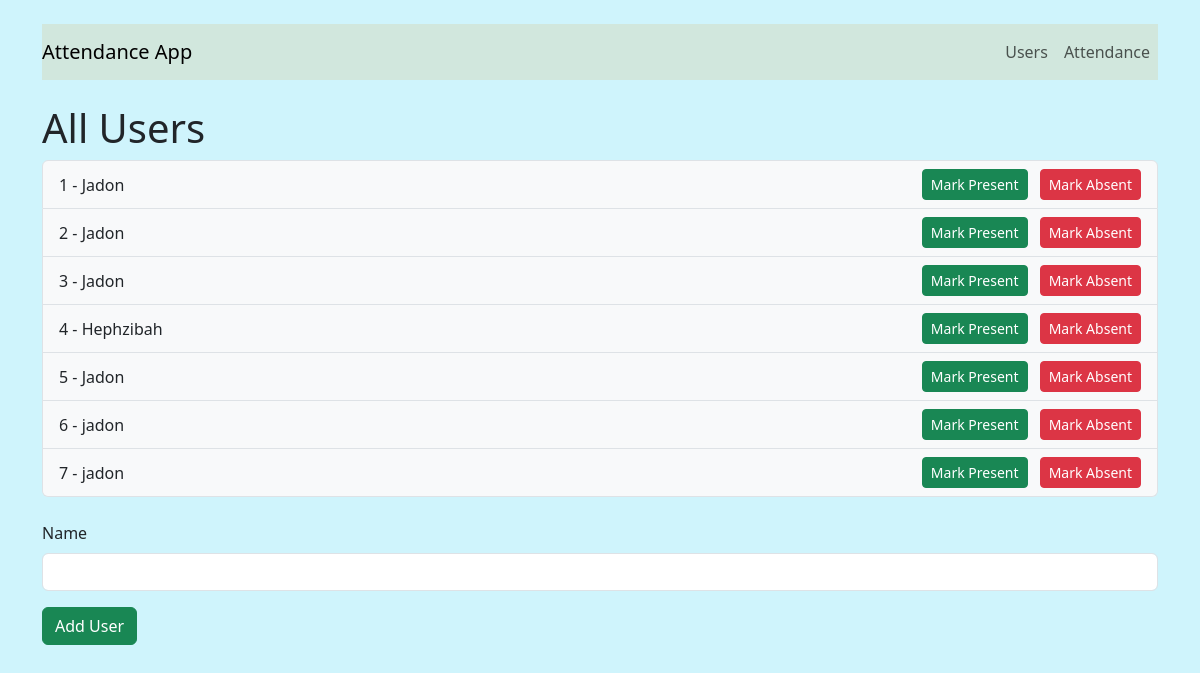
/users, run on an earlier commit of the app's database.
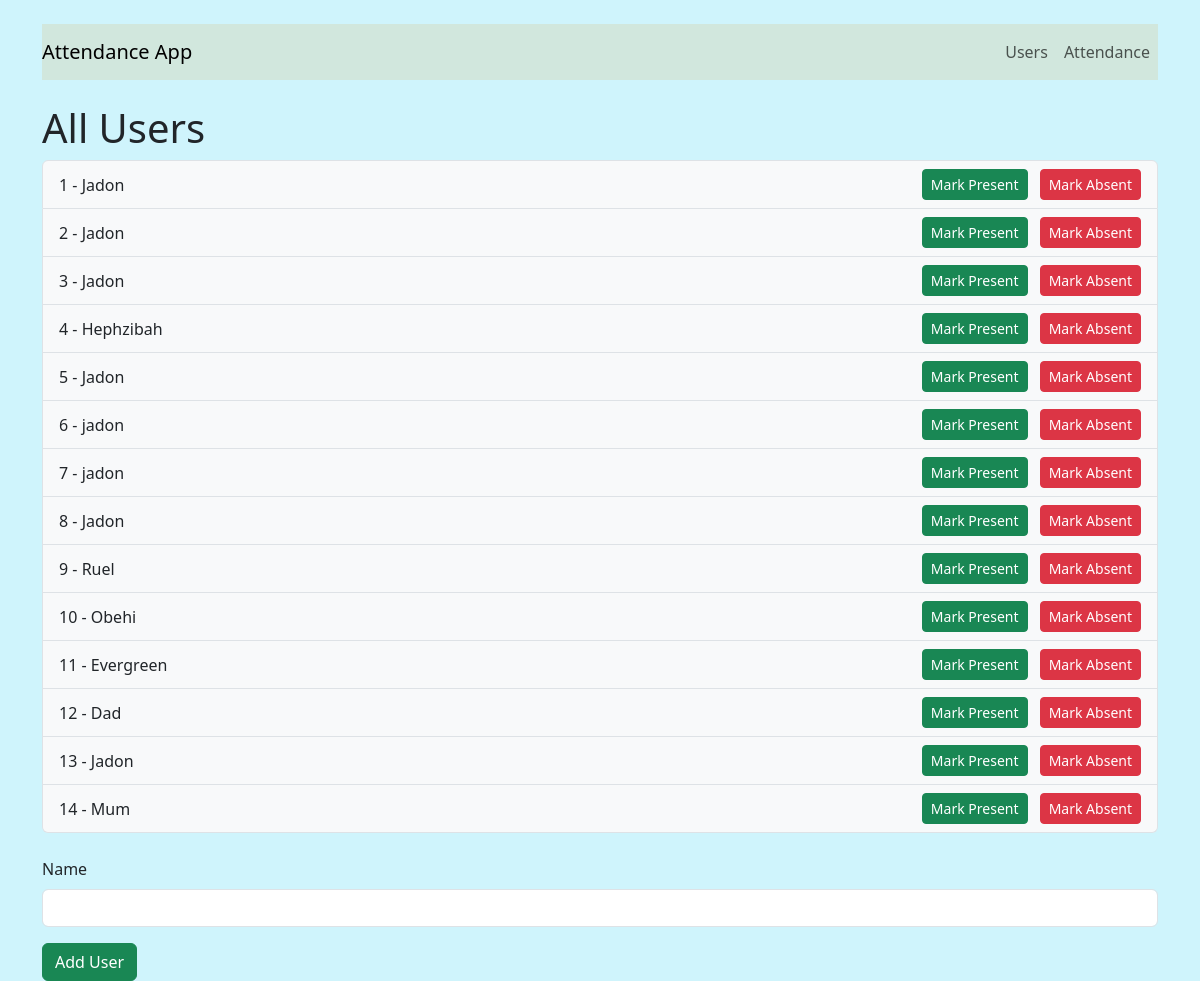
And on a later commit of the database.
### models.py (models this page shows)
class User(db.Model):
    id = db.Column(db.Integer, primary_key=True)
    name = db.Column(db.String(100), nullable=False)

### app.py (the view)
@app.route('/users')
def users():
    all_users = User.query.all()
    return render_template('users.html', users=all_users)

### templates/users.html (shortened to what this page needs)
{% extends "base.html" %}
{% block content %}
<h1>All Users</h1>
<ul class="list-group">
    {% for user in users %}
        <li class="list-group-item bg-light d-flex justify-content-between align-items-center">
            <span>{{ user.id }} - {{ user.name}}</span>
            <div>
                <a href="/mark/{{ user.id }}/Present" class="btn btn-sm btn-success me-2">Mark Present</a>
                <a href="/mark/{{ user.id }}/Absent" class="btn btn-sm btn-danger">Mark Absent</a>
            </div>
        </li>
    {% endfor %}
</ul>
<form action="/add_user" method="POST" class="mt-4">
    <div class="mb-3">
        <label for="username" class="form-label">Name</label>
        <input type="text" class="form-control" id="username" name="username" required>
    </div>
    <button type="submit" class="btn btn-success">Add User</button>
</form>
{% endblock %}

### templates/base.html (shortened to what this page needs)
<!DOCTYPE html>
<html lang="en">
<head>
    <link
        href="https://cdn.jsdelivr.net/npm/bootstrap@5.3.0/dist/css/bootstrap.min.css"
        rel="stylesheet"
    >
</head>
<body class="container mt-4 bg-info-subtle">
    <nav class="navbar navbar-expand-lg navbar-light bg-success-subtle mb-4">
        <a class="navbar-brand" href="/">Attendance App</a>
        <div class="navbar-nav ms-auto">
            <a class="nav-link" href="/users">Users</a>
            <a class="nav-link" href="/attendance">Attendance</a>
        </div>
    </nav>
    {% block content %}{% endblock %}
</body>
</html>

What changed in the data, as far as the page shows it:
added User: id "8", name "Jadon"
added User: id "9", name "Ruel"
added User: id "10", name "Obehi"
added User: id "11", name "Evergreen"
added User: id "12", name "Dad"
added User: id "13", name "Jadon"
added User: id "14", name "Mum"
